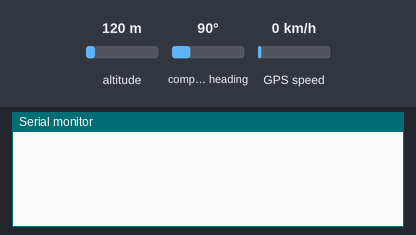
Recording of a sketch running on a simulated ESP8266 (NodeMCU). Parts: the last lines printed to the serial monitor. The inputs (shaded band) are chosen by the test bench; at power-on: compass heading 90°, altitude 120 m, GPS speed 0 km/h. The GPS gets a fix after 3 s at 37.7749, -122.4194 with 8 satellites.

Above: at 1.2 s.
1.3 s: compass heading set to 7°
At 3.8 s:
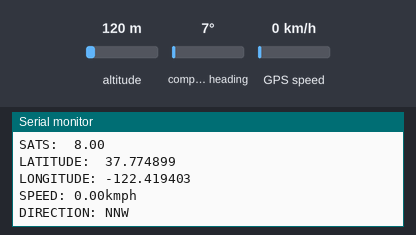
4.5 s: compass heading set to 90°
At 5.8 s:
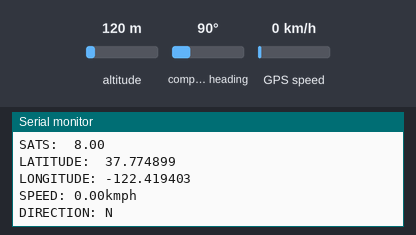
6.5 s: compass heading set to 269°
At 7.4 s:
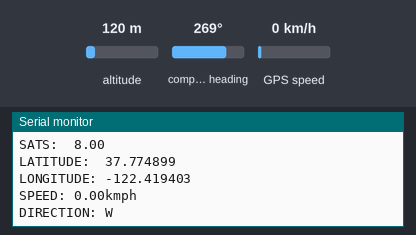
8.5 s: compass heading set to 6°
At 9.8 s:
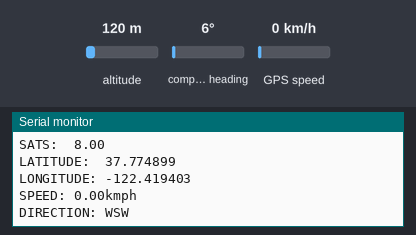
10.5 s: compass heading set to 14°
At 11.7 s:
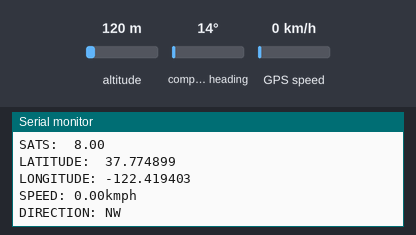

The sketch:

GPSTest.ino
```cpp
#include <TinyGPS++.h>
#include <SoftwareSerial.h>
#include <ESP8266WiFi.h>

float latitude;     //Storing the Latitude
float longitude;    //Storing the Longitude
float velocity;     //Variable  to store the velocity
float sats;         //Variable to store no. of satellites response
String bearing;     //Variable to store orientation or direction of GPS

char auth[] = "********************";            //Blynk Authentication Token
char ssid[] = "********************";            // WiFi SSID
char pass[] = "********************";            // WiFi Password

//unsigned int move_index;         // moving index, to be used later
unsigned int move_index = 1;       // fixed location for now

static const int RXPin = 4, TXPin = 5;   // GPIO 4=D2(conneect Tx of GPS) and GPIO 5=D1(Connect Rx of GPS
static const uint32_t GPSBaud = 9600; //if Baud rate 9600 didn't work in your case then use 4800

TinyGPSPlus gps;      // The TinyGPS++ object
//WidgetMap myMap(V0);  // V0 for virtual pin of Map Widget
SoftwareSerial mygps(RXPin, TXPin);  // The serial connection to the GPS device

void checkGPS()
{
  if (gps.charsProcessed() < 10)
  {
    Serial.println(F("No GPS detected: check wiring."));
//    Blynk.virtualWrite(V3, "GPS ERROR");  // Value Display widget  on V3 if GPS not detected
  }
}

void displayInfo()
{
  if (gps.location.isValid() )
  {
    sats = gps.satellites.value();       //get number of satellites
    latitude = (gps.location.lat());     //Storing the Lat. and Lon.
    longitude = (gps.location.lng());
    velocity = gps.speed.kmph();         //get velocity
    bearing = TinyGPSPlus::cardinal(gps.course.value());     // get the direction

    Serial.print("SATS:  ");
    Serial.println(sats);  // float to x decimal places
    Serial.print("LATITUDE:  ");
    Serial.println(latitude, 6);  // float to x decimal places
    Serial.print("LONGITUDE: ");
    Serial.println(longitude, 6);
    Serial.print("SPEED: ");
    Serial.print(velocity);
    Serial.println("kmph");
    Serial.print("DIRECTION: ");
    Serial.println(bearing);

 /*
    Blynk.virtualWrite(V1, String(latitude, 6));
    Blynk.virtualWrite(V2, String(longitude, 6));
    Blynk.virtualWrite(V3, sats);
    Blynk.virtualWrite(V4, velocity);
    Blynk.virtualWrite(V5, bearing);
    myMap.location(move_index, latitude, longitude, "GPS_Location");
    */
  }
  Serial.println();
}


void setup() {
  // put your setup code here, to run once:
    mygps.begin(GPSBaud);
}


void loop() {
  // put your main code here, to run repeatedly:
  while (mygps.available() > 0)
  {
    // sketch displays information every time a new sentence is correctly encoded.
    if (gps.encode(mygps.read()))
      displayInfo();
  }
}
```

Measured:
- after the input at 1.3 s, the serial monitor: prints a new line after 1.7 s (image 1)
- after the input at 4.5 s, the serial monitor: prints a new line after 0.51 s (image 2)
- after the input at 6.5 s, the serial monitor: prints a new line after 0.51 s (image 3)
- after the input at 8.5 s, the serial monitor: prints a new line after 0.51 s (image 4)
- after the input at 10.5 s, the serial monitor: prints a new line after 0.52 s (image 5)
